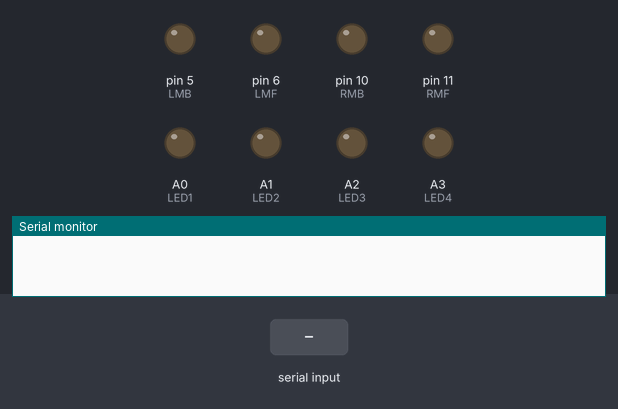
Recording of a sketch running on a simulated Arduino Uno, built with avr-gcc and run on an emulated ATmega328P. Shown: output pins drawn as LEDs (lit = HIGH), the last lines printed to the serial monitor. The test bench sets the inputs (shaded band).

Above: at 1.2 s.
1.3 s: "forward" received over the second serial link
At 2.1 s:
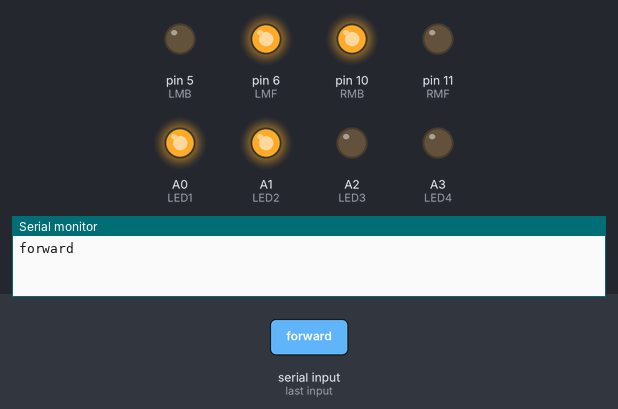
3.8 s: "backward" received over the second serial link
At 4.3 s:
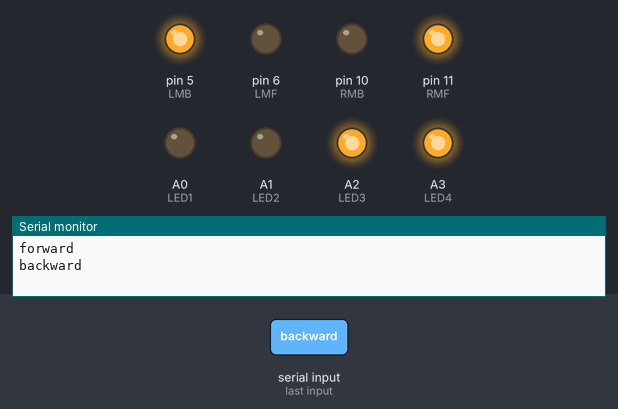
6.3 s: "left" received over the second serial link
At 6.51 s:
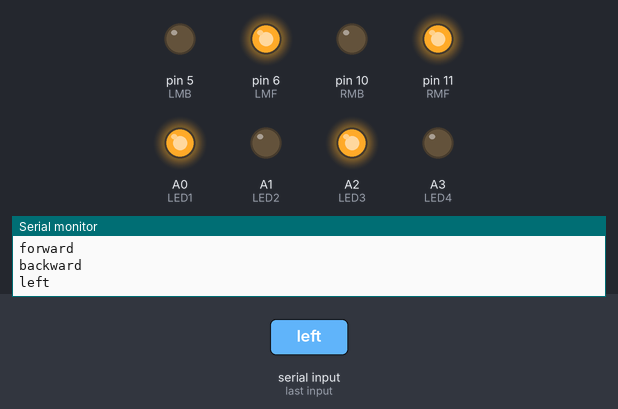
8.1 s: "right" received over the second serial link
At 8.32 s:
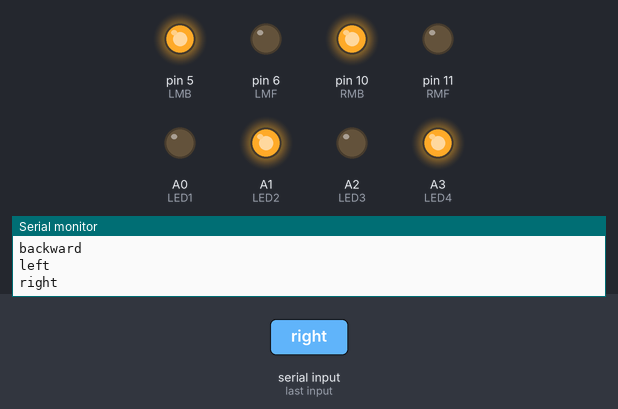
Timing chart, 0 to 11.0 s (numbered marks = the images above; inputs shaded):
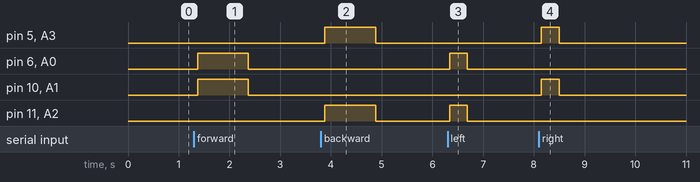

The sketch:

voice_controlling_car.ino
```cpp
#include <SoftwareSerial.h>
#define in1 5 //L298n Motor Driver pins.
#define in2 6
#define in3 10
#define in4 11
#define LED1 A0
#define LED2 A1
#define LED3 A2
#define LED4 A3
SoftwareSerial BT(0, 1); //TX, RX

String readvoice;

int RMF = 11; // IN1
int RMB = 10; //  IN2
int LMF = 6; // IN3
int LMB = 5; // IN4

void setup() {
 BT.begin(9600);
 Serial.begin(9600);
   	pinMode (RMF, OUTPUT);
  	pinMode (RMB, OUTPUT);
  	pinMode (LMF, OUTPUT);
  	pinMode (LMB, OUTPUT);
    pinMode(LED1, OUTPUT);
    pinMode(LED2, OUTPUT);
    pinMode(LED3, OUTPUT);
    pinMode(LED4, OUTPUT);

	}

void loop() {
  	while (BT.available()){
  	delay(10);
  	char c = BT.read();
  	readvoice += c;
  	}

if (readvoice.length() > 0) {

    Serial.println(readvoice);

if(readvoice == "forward")
  	{
    digitalWrite(LED1, HIGH);
    digitalWrite(LED2, HIGH);
    digitalWrite(RMF, LOW);
    digitalWrite (LMF, HIGH); //n1    left side all forward
    digitalWrite(RMB,HIGH);   //n2    right side all forward
    digitalWrite(LMB,LOW);
    delay(1000);
    digitalWrite(RMF, LOW);
    digitalWrite (LMF, LOW); //n1    left side all forward
    digitalWrite(RMB,LOW);   //n2    right side all forward
    digitalWrite(LMB,LOW);
    digitalWrite(LED1, LOW);
    digitalWrite(LED2, LOW);

    }
else if(readvoice == "backward")
  	{
    digitalWrite(LED3, HIGH);
    digitalWrite(LED4, HIGH);
  	digitalWrite(RMF, HIGH);  //   n1 backward
    digitalWrite(LMF, LOW);
    digitalWrite(RMB, LOW);
    digitalWrite(LMB,HIGH);   // n2 backward
    delay(1000);
    digitalWrite(RMF, LOW);
    digitalWrite (LMF, LOW); //n1    left side all forward
    digitalWrite(RMB,LOW);   //n2    right side all forward
    digitalWrite(LMB,LOW);
    digitalWrite(LED3, LOW);
    digitalWrite(LED4, LOW);
    }
 else if (readvoice == "left")
  	{
     digitalWrite(LED1, HIGH);
     digitalWrite(LED3, HIGH);
  	digitalWrite (RMF,HIGH);
    digitalWrite (LMF,HIGH);
    digitalWrite (RMB,LOW);
    digitalWrite (LMB,LOW);
   	delay(350);
    digitalWrite(RMF, LOW);
    digitalWrite (LMF, LOW); //n1    left side all forward
    digitalWrite(RMB,LOW);   //n2    right side all forward
    digitalWrite(LMB,LOW);
    digitalWrite(LED1, LOW);
    digitalWrite(LED3, LOW);
    }
 else if ( readvoice == "right")
 	{
    digitalWrite(LED2, HIGH);
    digitalWrite(LED4, HIGH);
    digitalWrite (RMF, LOW);
   	digitalWrite (LMF, LOW);
   	digitalWrite (RMB, HIGH);
   	digitalWrite (LMB, HIGH);
   	delay(350);
    digitalWrite(RMF, LOW);
    digitalWrite (LMF, LOW); //n1    left side all forward
    digitalWrite(RMB,LOW);   //n2    right side all forward
    digitalWrite(LMB,LOW);
    digitalWrite(LED2, LOW);
    digitalWrite(LED4, LOW);
    }
 else if (readvoice == "stop")
 	{
    digitalWrite (RMF, LOW);
   	digitalWrite (LMF, LOW);
  	digitalWrite (RMB, LOW);
   	digitalWrite (LMB, LOW);
  	delay (100);
    }
else if (readvoice == "off")
	{
    digitalWrite (RMF, LOW);
  	digitalWrite (LMF, LOW);
   	digitalWrite (RMB, LOW);
   	digitalWrite (LMB, LOW);
   	delay (100);
    }

readvoice="";
	}
}
```

Measured:
- after the input at 1.3 s, pin 6 (LMF), pin 10 (RMB), A0 (LED1), A1 (LED2): LOW → HIGH after 0.07 s, → LOW 1.0 s later
- after the input at 3.8 s, pin 5 (LMB), pin 11 (RMF), A2 (LED3), A3 (LED4): LOW → HIGH after 0.08 s, → LOW 1.0 s later
- after the input at 6.3 s, pin 6 (LMF), pin 11 (RMF), A0 (LED1), A2 (LED3): LOW → HIGH at once, → LOW 0.35 s later
- after the input at 8.1 s, pin 5 (LMB), pin 10 (RMB), A1 (LED2), A3 (LED4): LOW → HIGH after 0.05 s, → LOW 0.35 s later
